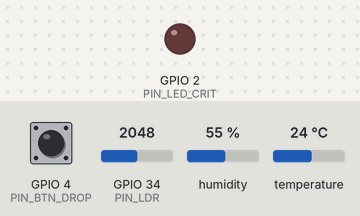
Simulated run of this sketch. Board: ESP32. On the bench: output pins drawn as LEDs (lit = HIGH). The inputs (shaded band) are chosen by the test bench; at power-on: temperature 24 °C, GPIO 4 (PIN_BTN_DROP) HIGH, GPIO 34 (PIN_LDR) = 2048, humidity 55 % (analog values on the 0–4095 scale). WiFi joins after 1.5 s; servers stay silent unless stated; the local clock reads 2024-03-15 10:24:30 at power-on unless the sketch sets it; no MQTT or app messages arrive unless stated; what the sketch prints to the serial monitor is not drawn.

Above: at 2.8 s.
2.9 s: temperature set to 29.4 °C
11.5 s: temperature set to 30.7 °C
At 15.4 s:
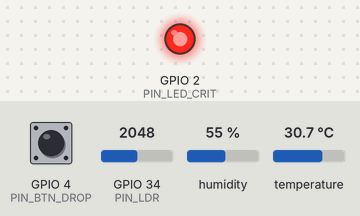
28.1 s: temperature set to 12 °C
At 30.4 s:
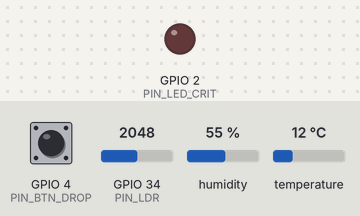
36.5 s: temperature set to 33 °C
At 40.4 s:
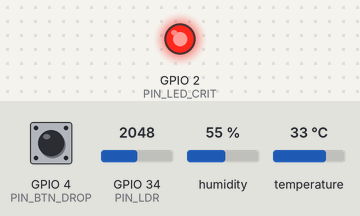
Timing chart, 0 to 41.9 s (numbered marks = the images above; inputs shaded):
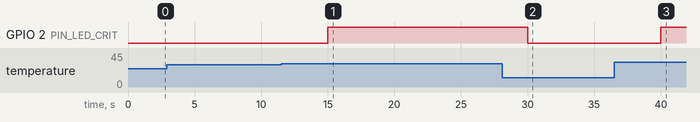

Measured:
- the behaviour switches between 29.9 and 30 °C on temperature (found by bisection; images 0 and 1)
- after the input at 2.9 s, every drawn part: stays the same
- after the input at 11.5 s, GPIO 2 (PIN_LED_CRIT): LOW → HIGH after 3.5 s
- after the input at 28.1 s, GPIO 2 (PIN_LED_CRIT): HIGH → LOW after 1.9 s
- after the input at 36.5 s, GPIO 2 (PIN_LED_CRIT): LOW → HIGH after 3.5 s

The sketch:

sketch.ino
```cpp
/**
 * PRÁCTICA ACADÉMICA 3 - Herramientas de Desarrollo Profesional (TIC)
 * Caso Empresarial: DataCenter Andino S.A.C.
 * Entorno: Nodo simulado en Wokwi for VS Code + Mosquitto, Node-RED, InfluxDB y Grafana locales
 *
 * Componentes en Wokwi:
 *  - ESP32 DevKit V4
 *  - Sensor DHT22 (Pin GPIO 15) -> Temperatura (°C) y Humedad (%)
 *  - Sensor LDR Módulo Fotoresistor (Pin ADC GPIO 34) -> Iluminación (% y Lux)
 *  - Botón Pulsador (Pin GPIO 4) -> Simula corte de red de 30 s para la Prueba (e)
 *  - LED Rojo (Pin GPIO 2) -> Indicador local de condición crítica (>= 30 °C)
 *
 * Notas técnicas de transporte MQTT:
 *  - La librería PubSubClient publica telemetría en QoS 0 y configura el mensaje
 *    Last Will and Testament (LWT) con QoS 1 y bandera Retain = true.
 *  - KeepAlive configurado en 10 s: en la Prueba E el ESP32 cierra el socket sin enviar
 *    DISCONNECT, por lo que el broker Mosquitto emite el LWT DESCONECTADO al detectar el
 *    cierre (normalmente en 1-2 s; como máximo tras 1.5 x KeepAlive = 15 s), mientras el
 *    ESP32 sigue incrementando seq_id cada 5 s para evidenciar los mensajes perdidos
 *    durante el corte antes de reconectar.
 *  - Cada trama incluye timestamp_ms (hora NTP del nodo en milisegundos) para que
 *    Node-RED mida la latencia de transporte. El reloj se resincroniza cada 15 s porque
 *    el reloj simulado de Wokwi se atrasa cuando la simulación corre por debajo del 100 %.
 */

#include <WiFi.h>
#include <PubSubClient.h>
#include "DHTesp.h"
#include <time.h>
#include <sys/time.h>
#include <math.h>
#include "esp_sntp.h"

// Configuración de Red Wi-Fi (Simulador Wokwi)
const char* WIFI_SSID = "Wokwi-GUEST";
const char* WIFI_PASSWORD = "";

// Configuración del Broker Mosquitto. Por defecto, el broker local de este equipo:
// desde la simulación de Wokwi for VS Code, el equipo anfitrión es host.wokwi.internal.
// Al compilar con PlatformIO (-e publico) se reemplaza por test.mosquitto.org.
#ifndef MQTT_BROKER_HOST
#define MQTT_BROKER_HOST "host.wokwi.internal"
#endif
const char* MQTT_BROKER = MQTT_BROKER_HOST;
const int   MQTT_PORT = 1883;
const char* MQTT_CLIENT_ID = "esp32-datacenter-andino-nodo01";

// Tópicos MQTT Jerárquicos
const char* TOPIC_TELEMETRY = "datacenter_andino/sala_servidores/telemetria";
const char* TOPIC_STATUS    = "datacenter_andino/sala_servidores/estado_nodo";

// Pines de Hardware en el ESP32
const int PIN_DHT = 15;      // DHT22 Data pin
const int PIN_LDR = 34;      // LDR Analog Output (ADC1_CH6 - 12 bits: 0..4095)
const int PIN_BTN_DROP = 4;  // Botón para activar corte de red de 30 s (Prueba E)
const int PIN_LED_CRIT = 2;  // LED indicador de condición crítica (>= 30 °C)

// Umbrales Operativos Didácticos (Regla 4 del Caso)
const float TEMP_WARN_THRESHOLD = 28.0;
const float TEMP_CRIT_THRESHOLD = 30.0;

// Constantes físicas del módulo LDR de Wokwi para cálculo de Lux
const float LDR_GAMMA = 0.7;
const float LDR_RL10 = 50.0; // Resistencia en kOhm a 10 lux

DHTesp dhtSensor;
WiFiClient espClient;
PubSubClient mqttClient(espClient);

unsigned long lastPublishTime = 0;
const unsigned long PUBLISH_INTERVAL_MS = 5000; // Publicación cada 5 segundos
unsigned long sequenceId = 0;                   // Contador correlativo seq_id

// Variables para simulación de Corte de Red (Prueba E: 30 segundos = 6 mensajes)
bool simulatingNetworkDrop = false;
unsigned long dropStartTimeMs = 0;
const unsigned long DROP_DURATION_MS = 30000; // 30 s de corte (dispara LWT y salta 6 seq_id)

const char* NTP_SERVER = "pool.ntp.org";

// Calcula los Lux reales del sensor LDR de Wokwi a partir de la lectura ADC (0..4095)
// El módulo es un divisor resistivo: LDR en serie con 10 kOhm, y AO entrega la fracción
// R_LDR / (R_LDR + 10k) de la tensión de alimentación, por lo que R_LDR = 10k * adc / (4095 - adc).
float calculateLuxFromADC(int adcVal) {
  if (adcVal <= 0) return 100000.0;
  if (adcVal >= 4095) return 0.1;
  float resistance = 10000.0 * (float)adcVal / (4095.0 - (float)adcVal);
  float lux = pow(LDR_RL10 * 1e3 * pow(10, LDR_GAMMA) / resistance, (1.0 / LDR_GAMMA));
  return lux;
}

void connectWiFi() {
  Serial.println();
  Serial.print("[Wi-Fi] Conectando a ");
  Serial.println(WIFI_SSID);
  WiFi.mode(WIFI_STA);
  WiFi.begin(WIFI_SSID, WIFI_PASSWORD, 6);

  while (WiFi.status() != WL_CONNECTED) {
    delay(400);
    Serial.print(".");
  }
  Serial.println();
  Serial.print("[Wi-Fi] Conectado exitosamente. IP: ");
  Serial.println(WiFi.localIP());
}

void reconnectMQTT() {
  if (simulatingNetworkDrop) {
    return; // No reconectar mientras dure la ventana de corte de la Prueba (e)
  }
  while (!mqttClient.connected()) {
    Serial.print("[MQTT] Conectando al broker Mosquitto (");
    Serial.print(MQTT_BROKER);
    Serial.print(")...");

    // LWT configurado con QoS 1 y Retain = true
    if (mqttClient.connect(
          MQTT_CLIENT_ID,
          TOPIC_STATUS,
          1,
          true,
          "{\"node_id\":\"esp32-sala-01\",\"status\":\"DESCONECTADO\"}"
        )) {
      Serial.println(" CONECTADO.");
      mqttClient.publish(
        TOPIC_STATUS,
        "{\"node_id\":\"esp32-sala-01\",\"status\":\"CONECTADO\"}",
        true
      );
    } else {
      Serial.print(" Falló (rc=");
      Serial.print(mqttClient.state());
      Serial.println("). Reintentando en 3 segundos...");
      delay(3000);
    }
  }
}

void setup() {
  Serial.begin(115200);
  pinMode(PIN_LED_CRIT, OUTPUT);
  pinMode(PIN_BTN_DROP, INPUT_PULLUP);
  digitalWrite(PIN_LED_CRIT, LOW);

  dhtSensor.setup(PIN_DHT, DHTesp::DHT22);
  analogReadResolution(12); // ADC de 12 bits (0 - 4095)

  connectWiFi();
  sntp_set_sync_interval(15000); // Resincronizar NTP cada 15 s (mínimo permitido)
  configTime(0, 0, NTP_SERVER);

  mqttClient.setServer(MQTT_BROKER, MQTT_PORT);
  mqttClient.setKeepAlive(10); // KeepAlive de 10 s para detección rápida de caída
  mqttClient.setBufferSize(512);

  Serial.println("==================================================================");
  Serial.println("NODO IOT DATACENTER ANDINO S.A.C. INICIADO");
  Serial.println("- Guía rápida del deslizador LDR en Wokwi:");
  Serial.println("  * ~6 lux    -> ~12 % (Estado: APAGADO < 20%)");
  Serial.println("  * ~50 lux   -> ~38 % (Estado: ILUMINACION_PARCIAL 20-59%)");
  Serial.println("  * ~1400 lux -> ~86 % (Estado: ENCENDIDO >= 60%)");
  Serial.println("- Para Prueba (e): presione el botón negro (GPIO 4) o envíe 'e'");
  Serial.println("  por el monitor serial para simular un corte de red de 30 s.");
  Serial.println("==================================================================");
}

void checkDropTrigger() {
  // Activar corte de 30 s si se presiona el botón en GPIO 4 o se envía 'e' por Serial
  bool btnPressed = (digitalRead(PIN_BTN_DROP) == LOW);
  bool serialTrigger = false;
  if (Serial.available() > 0) {
    char c = Serial.read();
    if (c == 'e' || c == 'E') serialTrigger = true;
  }

  if ((btnPressed || serialTrigger) && !simulatingNetworkDrop) {
    simulatingNetworkDrop = true;
    dropStartTimeMs = millis();
    // Cerrar socket TCP abruptamente para que el broker dispare el LWT tras el KeepAlive
    espClient.stop();
    Serial.println();
    Serial.println(">>> [PRUEBA E INICIADA] Corte de conexión MQTT simulado por 30 segundos.");
    Serial.println(">>> El ESP32 seguirá muestreando cada 5 s e incrementando seq_id,");
    Serial.println(">>> pero las publicaciones fallarán hasta recuperar la red.");
    delay(300);
  }

  if (simulatingNetworkDrop && (millis() - dropStartTimeMs >= DROP_DURATION_MS)) {
    simulatingNetworkDrop = false;
    Serial.println();
    Serial.println(">>> [PRUEBA E FINALIZADA] Fin del corte de 30 s. Reconectando a Mosquitto...");
    reconnectMQTT();
  }
}

void loop() {
  checkDropTrigger();

  if (!simulatingNetworkDrop) {
    if (WiFi.status() != WL_CONNECTED) {
      connectWiFi();
    }
    if (!mqttClient.connected()) {
      reconnectMQTT();
    }
    mqttClient.loop();
  }

  unsigned long now = millis();
  if (now - lastPublishTime >= PUBLISH_INTERVAL_MS) {
    lastPublishTime = now;
    sequenceId++;

    // 1. Lectura de Temperatura y Humedad desde DHT22
    TempAndHumidity data = dhtSensor.getTempAndHumidity();
    float tempC = data.temperature;
    float humPct = data.humidity;

    // 2. Lectura Analógica del LDR (0..4095), cálculo de Lux y Porcentaje Calibrado (0..100%)
    int ldrRaw = analogRead(PIN_LDR);
    float luxVal = calculateLuxFromADC(ldrRaw);
    float lightPct = (1.0 - ((float)ldrRaw / 4095.0)) * 100.0;
    if (lightPct < 0.0) lightPct = 0.0;
    if (lightPct > 100.0) lightPct = 100.0;

    // 3. Validación local ante mediciones inválidas (NaN)
    if (isnan(tempC) || isnan(humPct)) {
      Serial.println("[WARN] Lectura inválida (NaN) del sensor DHT22.");
      if (!simulatingNetworkDrop && mqttClient.connected()) {
        char errPayload[256];
        snprintf(errPayload, sizeof(errPayload),
                 "{\"node_id\":\"esp32-sala-01\",\"seq_id\":%lu,\"temperature_c\":null,\"humidity_pct\":null,\"ldr_raw\":%d,\"light_lux\":%.1f,\"light_pct\":%.2f,\"sensor_error\":true}",
                 sequenceId, ldrRaw, luxVal, lightPct);
        mqttClient.publish(TOPIC_TELEMETRY, errPayload);
      }
      return;
    }

    // LED local de alerta crítica (>= 30 °C)
    digitalWrite(PIN_LED_CRIT, (tempC >= TEMP_CRIT_THRESHOLD) ? HIGH : LOW);

    // Hora NTP del nodo: segundos (timestamp_epoch) y milisegundos (timestamp_ms).
    // timestamp_ms se arma concatenando segundos y milisegundos (3 dígitos) en un solo número;
    // vale 0 mientras el reloj aún no está sincronizado por NTP.
    struct timeval tvNow;
    gettimeofday(&tvNow, NULL);
    long epochNow = (long)tvNow.tv_sec;
    char timestampMs[20] = "0";
    if (epochNow > 1700000000L) {
      snprintf(timestampMs, sizeof(timestampMs), "%ld%03ld", epochNow, (long)(tvNow.tv_usec / 1000));
    }

    // 4. Construcción del Payload JSON identificable
    char payload[460];
    snprintf(payload, sizeof(payload),
             "{\"node_id\":\"esp32-sala-01\",\"location\":\"Sala_Servidores_Principal\",\"seq_id\":%lu,\"timestamp_epoch\":%ld,\"timestamp_ms\":%s,\"uptime_ms\":%lu,\"temperature_c\":%.2f,\"humidity_pct\":%.2f,\"ldr_raw\":%d,\"light_lux\":%.1f,\"light_pct\":%.2f,\"sensor_error\":false}",
             sequenceId, epochNow, timestampMs, now, tempC, humPct, ldrRaw, luxVal, lightPct);

    // 5. Publicación MQTT (o pérdida de paquete si estamos en la Prueba E de corte de red)
    if (simulatingNetworkDrop || !mqttClient.connected()) {
      Serial.print("[CORTE RED - MENSAJE PERDIDO #");
      Serial.print(sequenceId);
      Serial.print("] No enviado al broker -> ");
      Serial.println(payload);
    } else {
      bool published = mqttClient.publish(TOPIC_TELEMETRY, payload);
      if (published) {
        Serial.print("[MQTT PUB QoS0 #");
        Serial.print(sequenceId);
        Serial.print(" | Luz: ");
        Serial.print(luxVal, 1);
        Serial.print(" lux = ");
        Serial.print(lightPct, 1);
        Serial.print("%] ");
        Serial.println(payload);
      } else {
        Serial.println("[MQTT ERR] Falló la publicación del mensaje.");
      }
    }
  }
}
```
